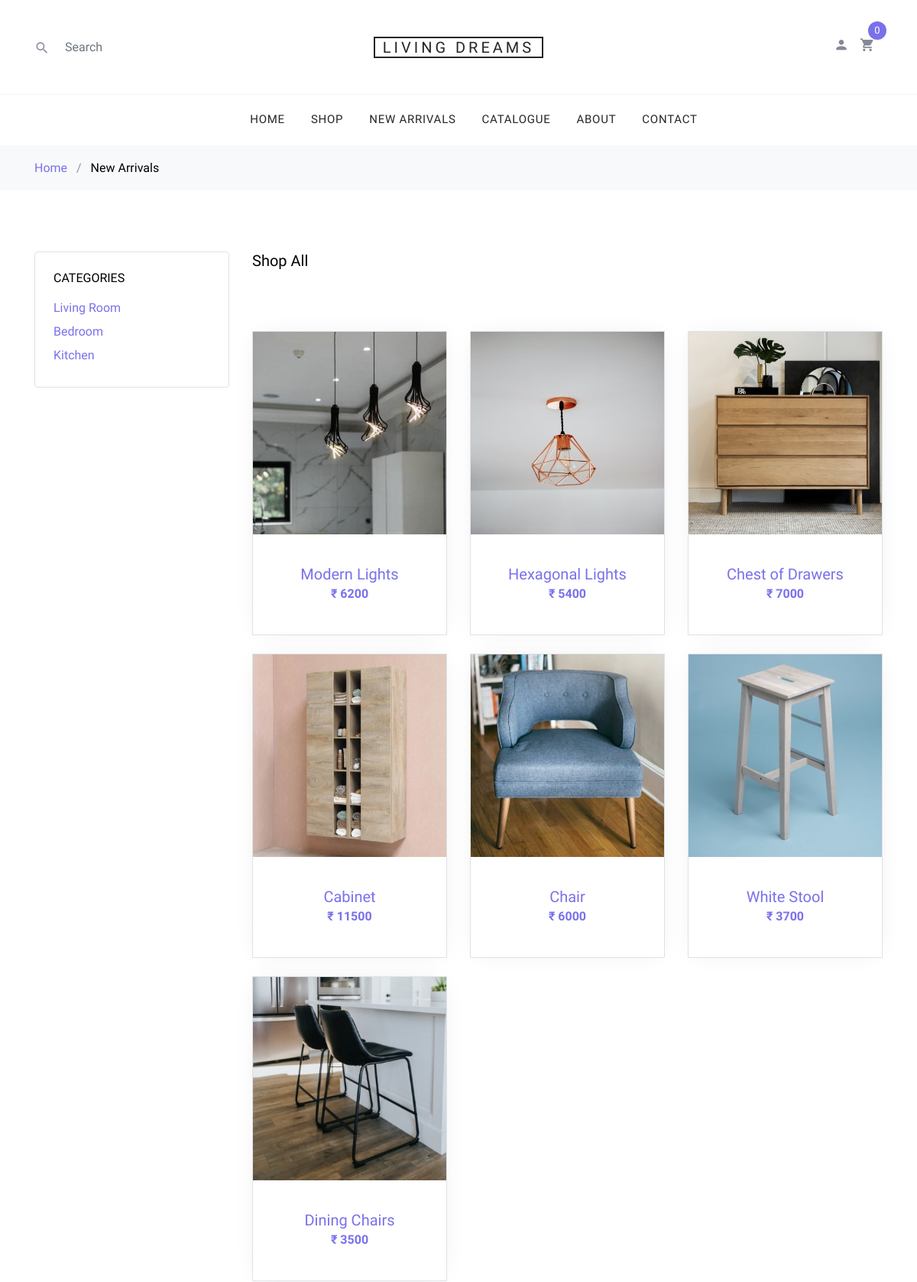
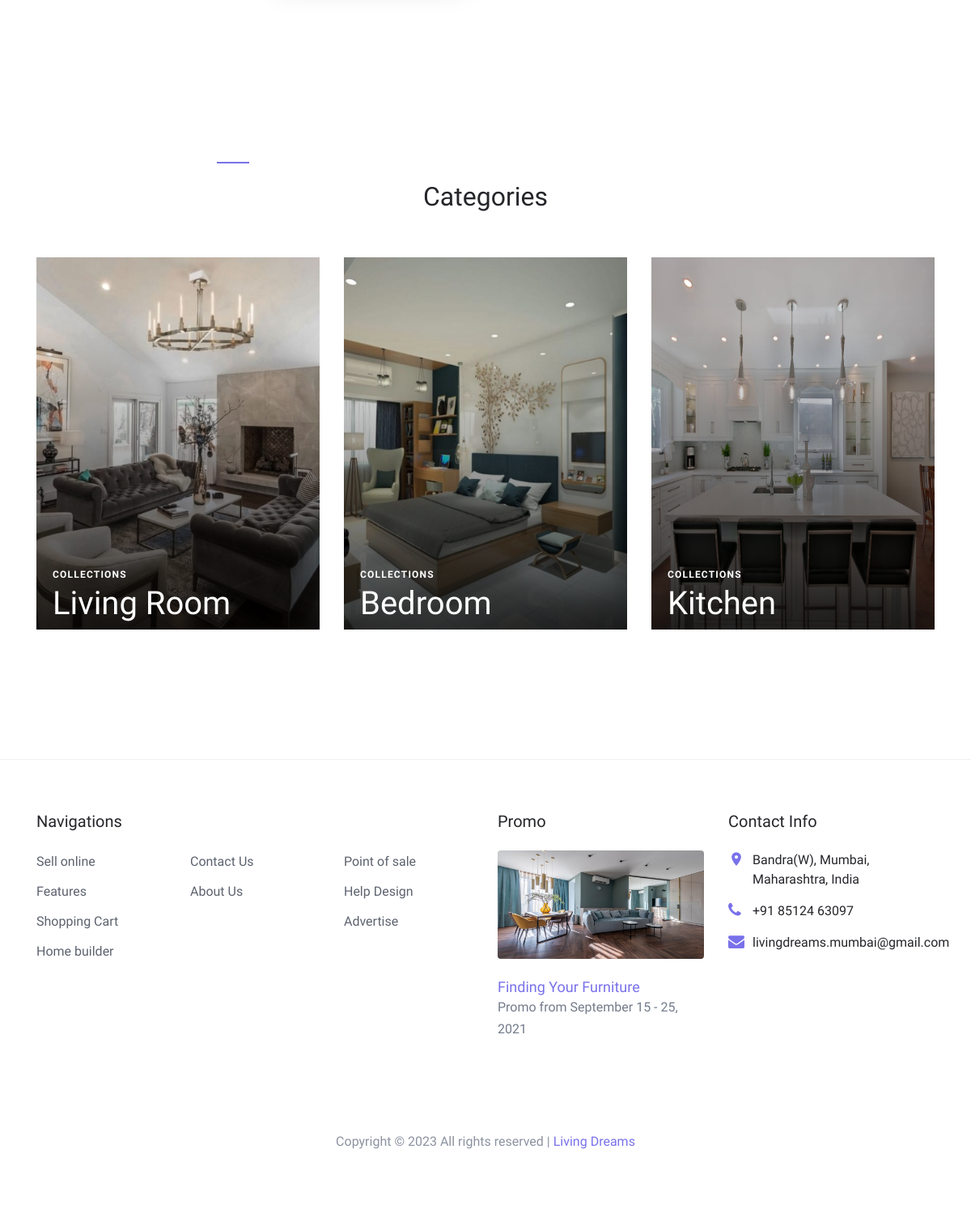
Page /new-arrivals/ on the committed database (2 pictures, top to bottom).
### shop/models.py (models this page shows, shortened)
class Product(models.Model):
    COLLECTIONS = {
        ('LR', 'LivingRoom'),
        ('BR', 'BedRoom'),
        ('K', 'Kitchen'),
        ('NA', 'New-Arrivals')
    }
    product_image = models.ImageField(upload_to='images')
    product_name = models.CharField(max_length=50)
    product_desc = models.CharField(max_length=1000)
    product_price = models.IntegerField()
    product_collection = MultiSelectField(choices=COLLECTIONS)

### shop/views.py (the view)
# urls.py: path('new-arrivals/', views.NewArrivalsPage, name='NewArrivals'),
def NewArrivalsPage(request):
    products = Product.objects.filter(Q(product_collection__icontains='NA'))
    paginator = Paginator(products, 9)
    page = request.GET.get('page')
    paged_products = paginator.get_page(page)
    product_count = products.count()
    context = {
        'products': paged_products,
        'product_count': product_count,
    }
    return render(request, 'newarrivals.html', context)

### cart/context_processors.py (called while the page is built)
def counter(request):
    cart_count = 0
    if 'admin' in request.path:
        return {}
    else:
        try:
            cart = Cart.objects.filter(cart_id=_cart_id(request))
            cart_items = Cartitem.objects.all().filter(cart=cart[:1])
            for cart_item in cart_items:
                cart_count += cart_item.quantity
        except Cart.DoesNotExist:
            cart_count = 0
    return dict(cart_count=cart_count)

### cart/views.py (called while the page is built)
def _cart_id(request):
    cart = request.session.session_key
    if not cart:
        cart = request.session.create()
    return cart

### templates/newarrivals.html (shortened to what this page needs)
{% extends 'base.html' %}
{% load static %}
{% block body %}
<div class="bg-light py-3">
	<div class="container">
		<div class="row">
			<div class="col-md-12 mb-0"><a href="{% url 'Home' %}">Home</a> <span class="mx-2 mb-0">/</span>
				<strong class="text-black">New Arrivals</strong>
			</div>
		</div>
	</div>
</div>
<div class="site-section">
	<div class="container">
		<div class="row mb-5">
			<div class="col-md-9 order-2">
				<div class="row">
					<div class="col-md-12 mb-5">
						<div class="float-md-left mb-4">
							<h2 class="text-black h5">Shop All</h2>
						</div>
					</div>
				</div>
				<div class="row mb-5">
					{% if products %}
					{% for i in products %}
					<div class="col-sm-6 col-lg-4 mb-4" data-aos="fade-up">
						<div class="block-4 text-center border">
							<figure class="block-4-image">
								<a href="{% url 'Details' i.id %}"><img src="{{ i.product_image.url }}"
										alt="Image placeholder" class="img-fluid"></a>
							</figure>
							<div class="block-4-text p-4">
								<h3><a href="{% url 'Details' i.id %}">{{ i.product_name }}</a></h3>
								<p class="text-primary font-weight-bold">₹ {{ i.product_price }}</p>
							</div>
						</div>
					</div>
					{% endfor %}
					{% else %}
					<div class="my-3 mx-3">
						<h2 class="text-center">No Products Found!</h2>
					</div>
					{% endif %}
				</div>
				<div class="row" data-aos="fade-up">
					<div class="col-md-12 text-center">
					</div>
				</div>
			</div>
			<div class="col-md-3 order-1 mb-5 mb-md-0">
				<div class="border p-4 rounded mb-4">
					<h3 class="mb-3 h6 text-uppercase text-black d-block">Categories</h3>
					<ul class="list-unstyled mb-0">
						<li class="mb-1"><a href="{% url 'filter-lr' %}" class="d-flex"><span>Living Room</span></a>
						</li>
						<li class="mb-1"><a href="{% url 'filter-br' %}" class="d-flex"><span>Bedroom</span></a></li>
						<li class="mb-1"><a href="{% url 'filter-k' %}" class="d-flex"><span>Kitchen</span></a></li>
					</ul>
				</div>
			</div>
		</div>
		<div class="row">
			<div class="col-md-12">
				<div class="site-section site-blocks-2">
					<div class="row justify-content-center text-center mb-5">
						<div class="col-md-7 site-section-heading pt-4">
							<h2>Categories</h2>
						</div>
					</div>
					<div class="row">
						<div class="col-sm-6 col-md-6 col-lg-4 mb-4 mb-lg-0" data-aos="fade" data-aos-delay="">
							<a class="block-2-item" href="{% url 'filter-lr' %}">
								<figure class="image">
									<img src="{% static 'images/living_room.jpg' %}" alt="" class="img-fluid">
								</figure>
								<div class="text">
									<span class="text-uppercase">Collections</span>
									<h3>Living Room</h3>
								</div>
							</a>
						</div>
						<div class="col-sm-6 col-md-6 col-lg-4 mb-5 mb-lg-0" data-aos="fade" data-aos-delay="100">
							<a class="block-2-item" href="{% url 'filter-br' %}">
								<figure class="image">
									<img src="{% static 'images/bedroom.jpg' %}" alt="" class="img-fluid">
								</figure>
								<div class="text">
									<span class="text-uppercase">Collections</span>
									<h3>Bedroom</h3>
								</div>
							</a>
						</div>
						<div class="col-sm-6 col-md-6 col-lg-4 mb-5 mb-lg-0" data-aos="fade" data-aos-delay="200">
							<a class="block-2-item" href="{% url 'filter-k' %}">
								<figure class="image">
									<img src="{% static 'images/kitchen.jpg' %}" alt="" class="img-fluid">
								</figure>
								<div class="text">
									<span class="text-uppercase">Collections</span>
									<h3>Kitchen</h3>
								</div>
							</a>
						</div>
					</div>
				</div>
			</div>
		</div>
	</div>
</div>
{% endblock body %}

### static/css/style.css (style rules this page uses)
body { line-height: 1.7; color: #8c92a0; font-weight: 300; font-size: 16px; }
a { -webkit-transition: .3s all ease; -o-transition: .3s all ease; transition: .3s all ease; }
.text-black { color: #000; }
.site-section { padding: 2.5em 0; }
@media (min-width: 768px) { .site-section { padding: 5em 0; } }
.site-section-heading { font-size: 30px; color: #25262a; position: relative; }
.site-section-heading:before { content: ""; left: 0%; top: 0; position: absolute; width: 40px; height: 2px; background: #7971ea; }
.site-blocks-2 .block-2-item { display: block; position: relative; }
.site-blocks-2 .block-2-item:before { z-index: 1; content: ''; position: absolute; top: 0; right: 0; bottom: 0; left: 0; background: -moz-linear-gradient(top, transparent 0%, transparent 18%, rgba(0, 0, 0, 0.8) 99%, rgba(0, 0, 0, 0.8) 100%); background: -webkit-linear-gradient(top, transparent 0%, transparent 18%, rgba(0, 0, 0, 0.8) 99%, rgba(0, 0, 0, 0.8) 100%); background: -webkit-gradient(linear, left top, left bottom, from(transparent), color-stop(18%, transparent), color-stop(99%, rgba(0, 0, 0, 0.8)), to(rgba(0, 0, 0, 0.8))); background: -o-linear-gradient(top, transparent 0%, transparent 18%, rgba(0, 0, 0, 0.8) 99%, rgba(0, 0, 0, 0.8) 100%); background: linear-gradient(to bottom, transparent 0%, transparent 18%, rgba(0, 0, 0, 0.8) 99%, rgba(0, 0, 0, 0.8) 100%); filter: progid:DXImageTransform.Microsoft.gradient( startColorstr='#00000000', endColorstr='#cc000000',GradientType=0 ); }
.site-blocks-2 .block-2-item .image { position: relative; margin-bottom: 0; overflow: hidden; }
.site-blocks-2 .block-2-item .image img { margin-bottom: 0; -webkit-transition: .3s all ease-in-out; -o-transition: .3s all ease-in-out; transition: .3s all ease-in-out; }
.site-blocks-2 .block-2-item .text { z-index: 2; bottom: 0; padding-left: 20px; position: absolute; width: 100%; }
.site-blocks-2 .block-2-item .text > span, .site-blocks-2 .block-2-item .text h3 { color: #fff; }
.site-blocks-2 .block-2-item .text > span { font-size: 12px; letter-spacing: .1em; font-weight: 900; }
.site-blocks-2 .block-2-item .text h3 { font-size: 40px; }
.block-4 { -webkit-box-shadow: 0 0 30px -10px rgba(0, 0, 0, 0.1); box-shadow: 0 0 30px -10px rgba(0, 0, 0, 0.1); background: #fff; }
.block-4 .block-4-text h3 { font-size: 20px; margin-bottom: 0; }
.block-4 .block-4-text h3 a { text-decoration: none; }

### rows in the picture
Product: product_image (picture), product_name "Modern Lights", product_price "6200"
Product: product_image (picture), product_name "Hexagonal Lights", product_price "5400"
Product: product_image (picture), product_name "Chest of Drawers", product_price "7000"
Product: product_image (picture), product_name "Cabinet", product_price "11500"
Product: product_image (picture), product_name "Chair", product_price "6000"
Product: product_image (picture), product_name "White Stool", product_price "3700"
Product: product_image (picture), product_name "Dining Chairs", product_price "3500"

### other values in the picture
{{ cart_count }} "0"
